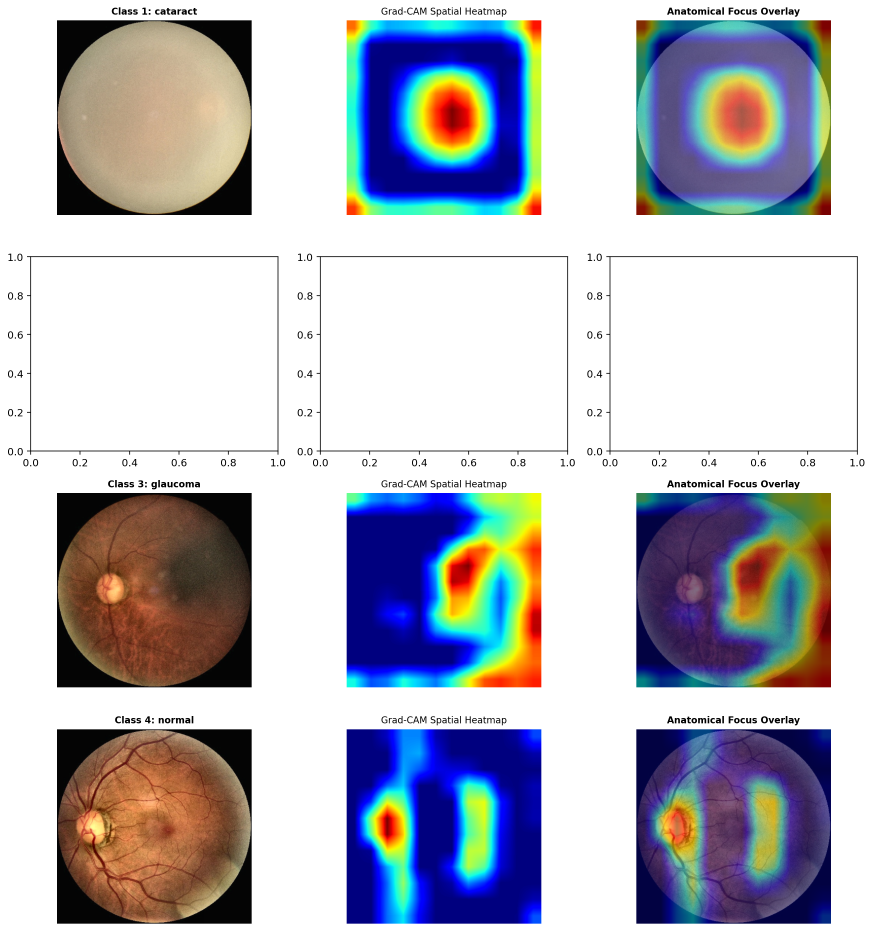
#> input picture docs/gradcam_4class_convnext_sota.png, 2618 x 2793 px (shown at 1/3 size)
$ python -i run_final_leakage_audit_fast.py   (imports and definitions only)
#> lines starting #> are read from the running program, lines starting #| are printed output that depends on the picture; after the words box and inside, x2 and y2 are one past the last pixel; in counts of white or black regions, pixels touching at a corner belong together
#!/usr/bin/env python3
"""
Fast, Rigorous Three-Pillar Pre-Inference Data Leakage Audit: RFMiD v1.0 vs. Internal Benchmark

Features:
- Utilizes precomputed external DINOv2 embeddings (outputs/audit/rfmid_v1_dinov2_embeddings.npz)
  and internal embeddings (outputs/audit/dinov2_embeddings.npz).
- Vectorized cross-dataset 14,038,400 pair distance evaluation.
- Screens all candidate pairs from:
  1. Cryptographic hashes (SHA-256 / MD5)
  2. Perceptual hashes (dHash <= 2, pHash <= 3, or dHash <= 4 & pHash <= 4)
  3. DINOv2 Latent Cosine Space (Cosine Sim >= 0.960, encompassing the top 99.9th percentile)
- Fast in-memory image and ORB descriptor caching (img_cv_cache) to prevent repeated disk I/O.
- FOV-masked SSIM, masked NCC, and RANSAC geometric homography inlier matching.
- Generates official audit artifacts:
  - outputs/audit/external_leakage_audit_rfmid.csv
  - outputs/audit/external_leakage_audit_rfmid.json
  - docs/audit/EXTERNAL_LEAKAGE_AUDIT_RFMID.md
"""

import os
import sys
import glob
import json
import time
import hashlib
import cv2
import numpy as np
import pandas as pd
from PIL import Image

REPO_ROOT = os.path.dirname(os.path.dirname(os.path.abspath(__file__)))
AUDIT_DIR = os.path.join(REPO_ROOT, "outputs", "audit")
EXTERNAL_DIR = os.path.join(REPO_ROOT, "data_external", "rfmid_v1", "download_raw")

CLEAN_MANIFEST_PATH = os.path.join(AUDIT_DIR, "clean_split_manifest.csv")
INTERNAL_CHECKSUMS_PATH = os.path.join(AUDIT_DIR, "data_clean_v4_checksums.sha256")
INTERNAL_PHASH_PATH = os.path.join(AUDIT_DIR, "phash_cache.npz")
INTERNAL_RAW_INDEX_PATH = os.path.join(AUDIT_DIR, "raw_indexed_cache.npz")
INTERNAL_DINOV2_PATH = os.path.join(AUDIT_DIR, "dinov2_embeddings.npz")
EXTERNAL_DINOV2_PATH = os.path.join(AUDIT_DIR, "rfmid_v1_dinov2_embeddings.npz")

OUT_LEAKAGE_CSV = os.path.join(AUDIT_DIR, "external_leakage_audit_rfmid.csv")
OUT_LEAKAGE_JSON = os.path.join(AUDIT_DIR, "external_leakage_audit_rfmid.json")
OUT_REPORT_MD = os.path.join(REPO_ROOT, "docs", "audit", "EXTERNAL_LEAKAGE_AUDIT_RFMID.md")

RAW_INTERNAL_DIR = '/mnt/windows/Users/subha/Downloads/Eye Disease Image Dataset/Eye Disease Image Dataset/Original Dataset/Original Dataset'

# [45 lines left out: functions compute_hashes, compute_dhash_lanczos, compute_phash_opencv, compute_ssim, not called in this run]

def get_fov_mask(gray_img, thresh=15):
    blurred = cv2.GaussianBlur(gray_img, (7, 7), 0)
    _, mask = cv2.threshold(blurred, thresh, 255, cv2.THRESH_BINARY)
    contours, _ = cv2.findContours(mask, cv2.RETR_EXTERNAL, cv2.CHAIN_APPROX_SIMPLE)
    fov_mask = np.zeros_like(gray_img, dtype=bool)
    if contours:
        c = max(contours, key=cv2.contourArea)
        cv2.drawContours(fov_mask.view(np.uint8), [c], -1, 1, -1)
    else:
        fov_mask = gray_img > thresh
    return fov_mask

# [340 lines left out: function main, not called in this run]

# [2 lines not run here, left out]

>>> import cv2
>>> picture = cv2.imread('../docs/gradcam_4class_convnext_sota.png', cv2.IMREAD_GRAYSCALE)
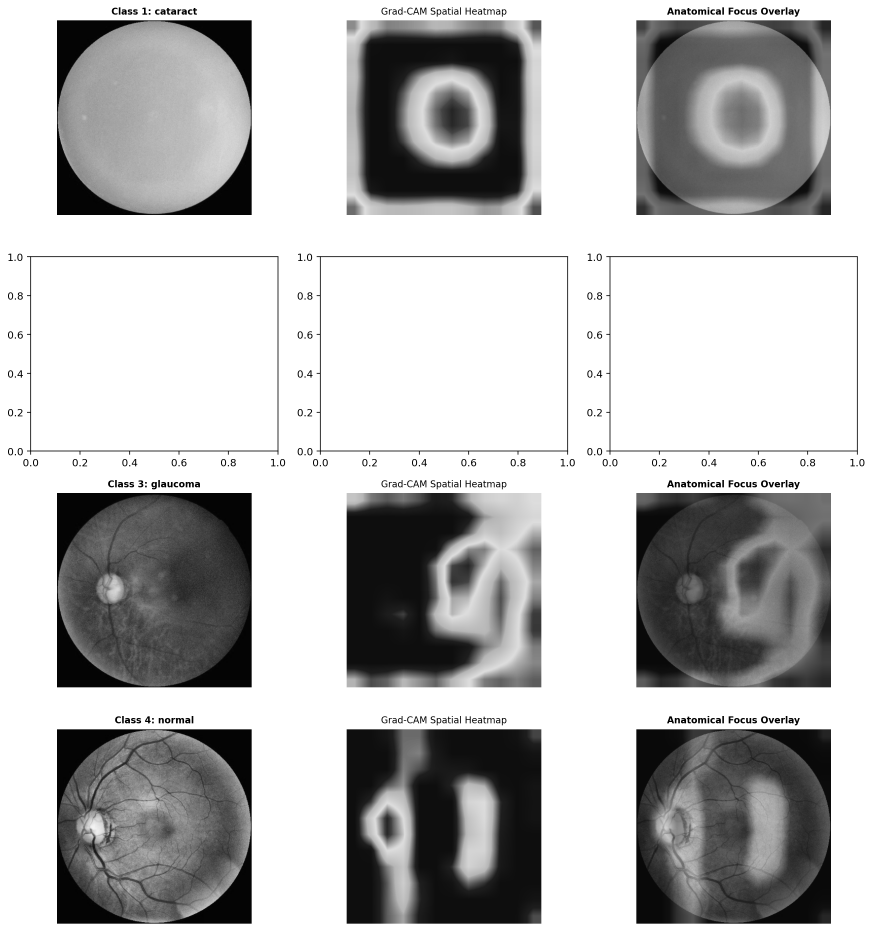
#> picture: shape (2793, 2618) (shown at 1/3 size); min 0, max 255, mean 183.7
>>> result = get_fov_mask(picture)
#> in get_fov_mask, `_, mask = cv2.threshold(blurred, thresh, 255, cv2.THRESH_BINARY)`:
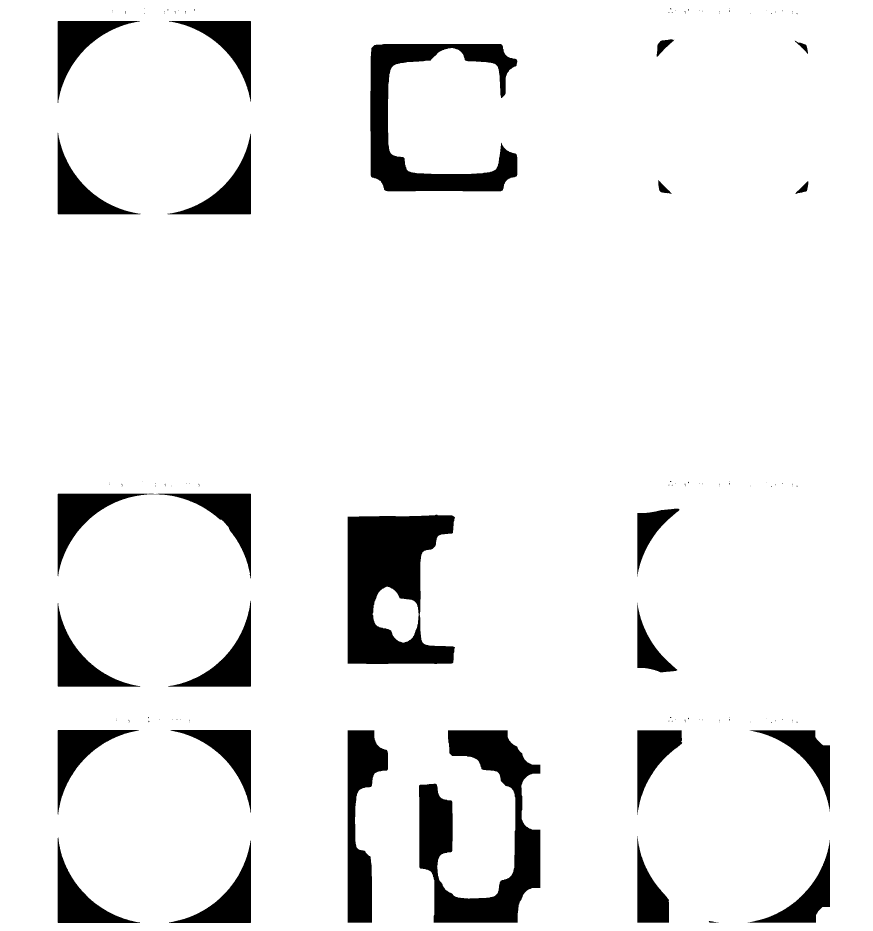
#> mask: shape (2793, 2618) (shown at 1/3 size); 92.1% white; 120 black regions (94 under 20 px), largest, box (x1, y1, x2, y2) and area: (1043, 1544, 1365, 1992) 94444, (1257, 2191, 1621, 2768) 89145, (1111, 132, 1552, 574) 67103
#> in get_fov_mask, `contours, _ = cv2.findContours(mask, cv2.RETR_EXTERNAL, cv2.CHAIN_APPR..`: contours = [[[0, 0], [0, 2792], [2617, 2792], [2617, 0]]]
#> in get_fov_mask, `c = max(contours, key=cv2.contourArea)`: c = [[0, 0], [0, 2792], [2617, 2792], [2617, 0]]
#> in get_fov_mask, `cv2.drawContours(fov_mask.view(np.uint8), [c], -1, 1, -1)`: fov_mask: shape (2793, 2618) bool; every value is 1
